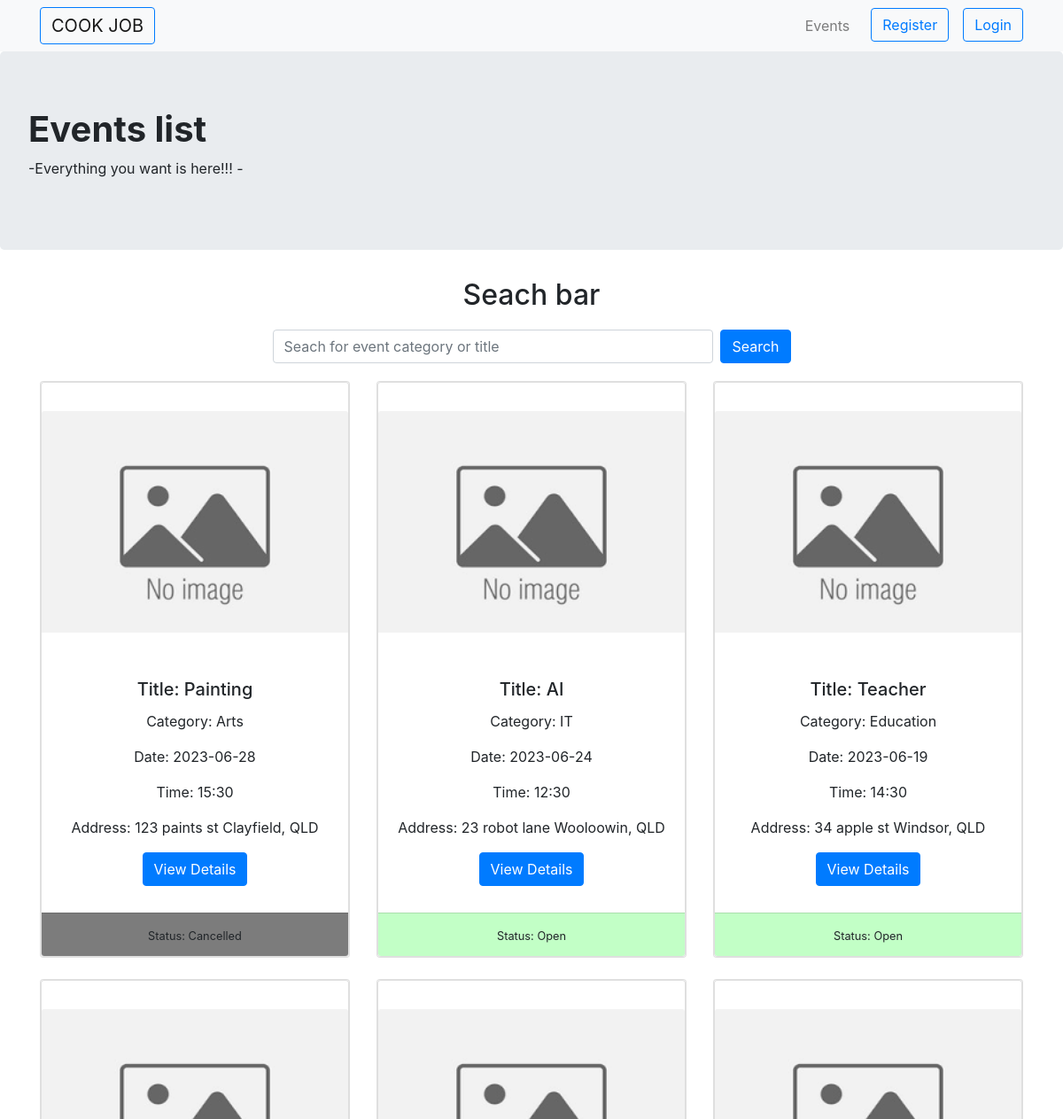
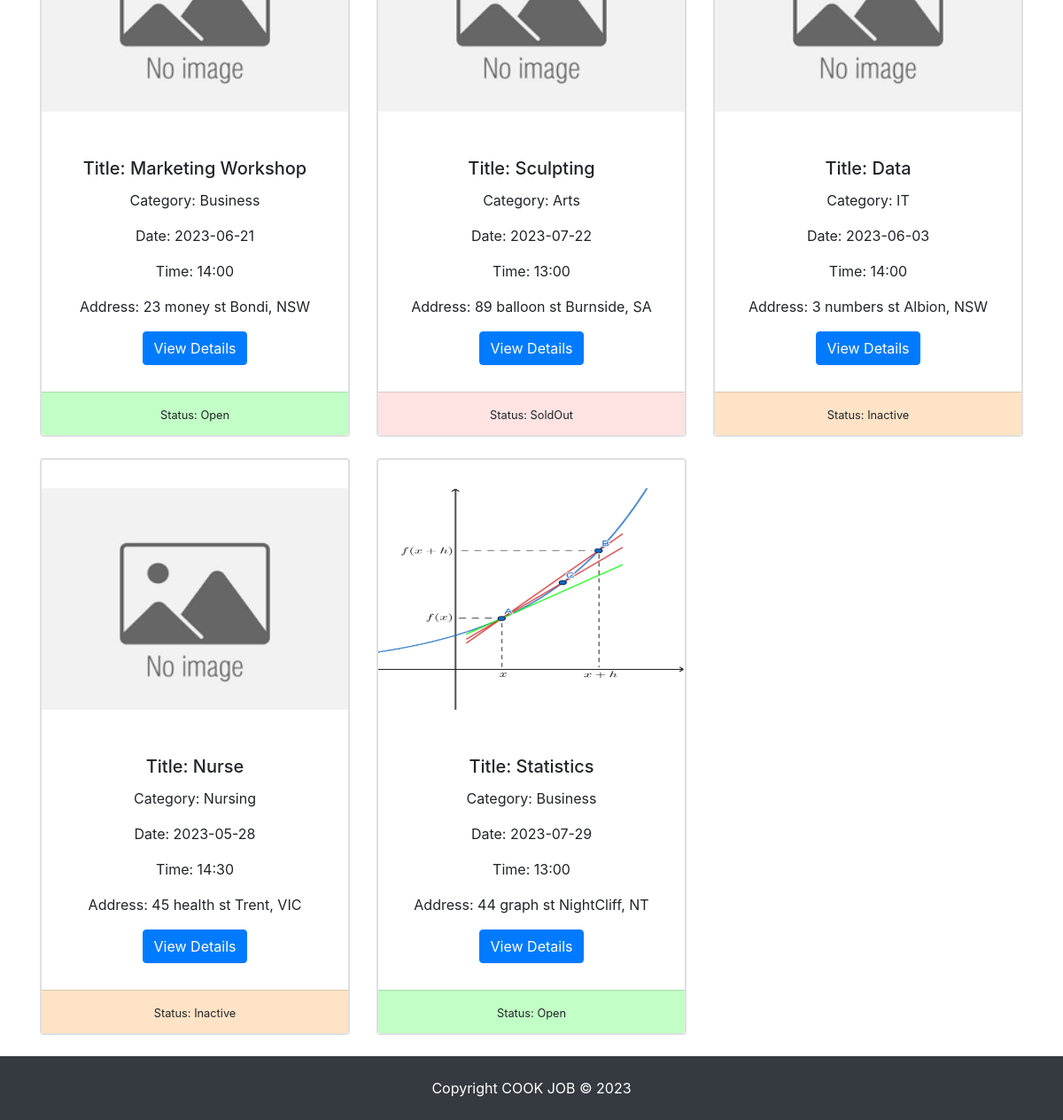
Screenshot of /events/ with the database file from the repository (2 pictures, top to bottom).
### cookjob/models.py (models this page shows, shortened)
class Event(db.Model):
    __tablename__ = 'events'
    id = db.Column(db.Integer, primary_key=True)
    user_id = db.Column(db.String(100), nullable=False)
    title = db.Column(db.String(100), nullable=False)
    description = db.Column(db.Text, nullable=False)
    date = db.Column(db.DateTime, nullable=False)
    time = db.Column(db.Time, nullable=False)
    address = db.Column(db.String(100), nullable=False)
    states = db.Column(db.String(100), nullable=False)
    image = db.Column(db.String(255))
    postgraduate = db.Column(db.Integer, nullable=False)
    student = db.Column(db.Integer, nullable=False)
    concession = db.Column(db.Integer, nullable=False)
    category = db.Column(db.String(100), nullable=False)
    status = db.Column(db.String(100), nullable=False)
    comments = db.relationship('Comment', backref='event', cascade='all, delete-orphan', lazy=True)

### cookjob/__init__.py (the view)
    @app.route('/events/')
    def events():
        userid = session.get('userid', None)
        events = Event.query.all()
        form = EventForm
        return render_template('events.html', events=events, userid=userid, form=form)

### cookjob/templates/events.html (shortened to what this page needs)
{% extends 'base.html' %}
{% block css %}
<link rel="stylesheet" href="{{ url_for('static', filename='/event_details.css') }}">
{% endblock%}
{% block content %}
<body>
  <nav class="navbar navbar-expand-lg navbar-light bg-light">
    <div class="container">
      <a class="navbar-brand mr-auto btn btn-outline-primary" href="/">COOK JOB</a>
      <ul class="navbar-nav flex-row ml-auto">
        <li class="nav-item">
          <a class="nav-link" href="/events">Events</a>
        </li>
        {% if not userid %}
        <li class="nav-item">
          <a class="btn btn-outline-primary ml-3" href="/register">Register </a>
        </li>
        {% endif %}
        {% if not userid %}
        <li class="nav-item">
          <a class="btn btn-outline-primary ml-3" href="/login">Login</a>
        </li>
        {% endif %}
      </ul>
    </div>
  </nav>
  <div class="jumbotron jumbotron-with-bg-image">
    <h1><b>Events list</b></h1>
    <p>-Everything you want is here!!! - </p>
  </div>
  <h2 class="center">Seach bar</h2>
  <div class="row mt-3 mb-3">
    <div class="col-md-6 offset-md-3">
      <form class="form-inline d-flex flex-nowrap" action="{{ url_for('event_search', events_id=events.id)}}">
        <input type="text" name="search" class="form-control flex-grow-1 my-1 mr-sm-2" id="SearchForm"
          placeholder="Seach for event category or title">
        <button type="submit" class="flex-shrink-1 btn btn-primary my-1">Search</button>
      </form>
    </div>
  </div>
  <div class="container">
    <div class="row">
      {% for event in events %}
      <div class="col-md-4">
        <div class="card mb-4 box-shadow">
          <div class="card center">
            {% if event.image %}
            <img class="card-img-top" style="height:250px;" src="{{ url_for('static', filename=event.image) }}"
              alt="Event Image">
            {% else %}
            <img class="card-img-top" style="height:250px;"
              src="{{ url_for('static', filename='uploads/default_image.png') }}" alt="Default Image">
            {% endif %}
            <div class="card-body">
              <h5 class="card-title">Title: {{ event.title }}</h5>
              <p class="card-text">Category: {{ event.category }}</p>
              <p class="card-text">Date: {{ event.date.strftime("%Y-%m-%d") }}</p>
              <p class="card-text">Time: {{ event.time.strftime("%H:%M") }}</p>
              <p class="card-text">Address: {{ event.address }}, {{ event.states }}</p>
              <a href="{{ url_for('event_details', event_id=event.id) }}">
                <button type="button" class="btn btn-primary">View Details</button>
              </a>
            </div>
            <div class="card-footer" id="{{ event.status }}" style="margin-top:10px;">
              <small>Status: {{ event.status }}</small>
            </div>
          </div>
        </div>
      </div>
      {% endfor %}
    </div>
  </div>
  {% endblock%}

### cookjob/templates/base.html (shortened to what this page needs)
<!DOCTYPE html>
<html lang="en">
<head>
    {% block css %}
    {% endblock %}
    <link rel="stylesheet" href="https://stackpath.bootstrapcdn.com/bootstrap/4.3.1/css/bootstrap.min.css"
>
    {% block content %}
    {% endblock %}
<footer class="footer">
    <div class="py-4 bg-dark text-white" style="text-align:center;">
       Copyright COOK JOB &copy; 2023
    </div>
</footer>
</html>

### cookjob/static/event_details.css (style rules this page uses)
.jumbotron { background-color: #f8f9fa; padding: 2rem; }
img { width: 30%; margin-bottom: 2rem; }
.center { text-align: center !important; }
#Open { background-color: rgb(194, 255, 198); }
#SoldOut { background-color: rgb(255, 227, 227); }
#Inactive { background-color: rgb(255, 227, 198); }
#Cancelled { background-color: rgb(124, 124, 124); }

### rows the page displays
Event: title "Painting", category "Arts", date "2023-06-28", time "15:30", address "123 paints st Clayfield", states "QLD", status "Cancelled"
Event: title "AI", category "IT", date "2023-06-24", time "12:30", address "23 robot lane Wooloowin", states "QLD", status "Open"
Event: title "Teacher", category "Education", date "2023-06-19", time "14:30", address "34 apple st Windsor", states "QLD", status "Open"
Event: title "Marketing Workshop", category "Business", date "2023-06-21", time "14:00", address "23 money st Bondi", states "NSW", status "Open"
Event: title "Sculpting", category "Arts", date "2023-07-22", time "13:00", address "89 balloon st Burnside", states "SA", status "SoldOut"
Event: title "Data", category "IT", date "2023-06-03", time "14:00", address "3 numbers st Albion", states "NSW", status "Inactive"
Event: title "Nurse", category "Nursing", date "2023-05-28", time "14:30", address "45 health st Trent", states "VIC", status "Inactive"
Event: image (picture), title "Statistics", category "Business", date "2023-07-29", time "13:00", address "44 graph st NightCliff", states "NT", status "Open"
